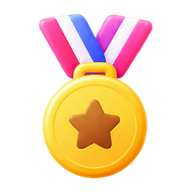
#> input picture harmony/entry/src/main/resources/rawfile/ui/brand-medal.webp, 192 x 192 px
$ python gen-adaptive-icons.py ../harmony/entry/src/main/resources/rawfile/ui/brand-medal.webp ../harmony/entry/src/main/resources/rawfile/ui/category-achievement.webp
#> lines starting #> are read from the running program, lines starting #| are printed output that depends on the picture
# 生成安卓自适应图标（adaptive icon）的前景/背景素材。
#
# 背景：logo 是一张「紫色圆角方块 + 金色勋章」的整图。直接把它塞进
#       ic_launcher_foreground 会出问题 —— 自适应图标只显示画布中央约
#       72/108 的区域，勋章会被放大到撑满、紫底只剩四个角。
# 正确做法：前景只放勋章（透明底、缩进安全区），背景用纯色补齐。
#
# 用法：
#   python scripts/gen-adaptive-icons.py <勋章整图logo.png> <android项目res目录>
# 依赖：pip install pillow
from PIL import Image, ImageDraw
import os
import sys

SRC = sys.argv[1] if len(sys.argv) > 1 else 'logo-1024.png'
RES = sys.argv[2] if len(sys.argv) > 2 else 'android/app/src/main/res'

# ---- 1. 从整图里抠出勋章（去掉紫色底）----
im = Image.open(SRC).convert('RGBA')
#> im is the input picture: PIL image 192x192 RGBA; mean R, G, B, A 155.3, 123.4, 95.3, 93.3
w, h = im.size
#> w = 192; h = 192
px = im.load()
# 采样出现最多的颜色当紫底色
from collections import Counter
c = Counter()
for y in range(0, h, 4):
    for x in range(0, w, 4):
        r, g, b, a = px[x, y]
        if a > 200:
            c[(r, g, b)] += 1
#> after the loop, c = 797 items
TILE_RGB = c.most_common(1)[0][0]
#> TILE_RGB = (249, 245, 250)

# 勋章全是金/黄/米色（R > B），紫底和紫底抗锯齿留下的淡紫边都是 B > R，
# 一个不等式就能把底和「幽灵边」一起干掉。
medal = Image.new('RGBA', (w, h), (0, 0, 0, 0))
#> medal: PIL image 192x192 RGBA; every value is 0
mp = medal.load()
minx, miny, maxx, maxy = w, h, 0, 0
#> minx = 192; miny = 192; maxx = 0; maxy = 0
for y in range(h):
    for x in range(w):
        r, g, b, a = px[x, y]
        if a == 0:
            continue
        if b < r - 8:
            mp[x, y] = (r, g, b, 255)
            minx, miny = min(minx, x), min(miny, y)
            maxx, maxy = max(maxx, x), max(maxy, y)
medal = medal.crop((minx, miny, maxx + 1, maxy + 1))
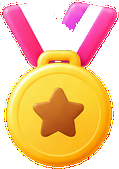
#> medal: PIL image 119x169 RGBA; mean R, G, B, A 147.1, 97.2, 44.9, 155.6; transparent parts drawn white
print(f'勋章裁出: {medal.size[0]}x{medal.size[1]}，紫底 #%02X%02X%02X' % TILE_RGB)
#| 勋章裁出: 119x169，紫底 #F9F5FA

# ---- 2. 前景：108dp 网格，勋章占画布 46% ----
# 46% × 画布 ≈ 可见区(72dp) 的 69%，与原 logo 里勋章占比基本一致；
# 且包围盒半对角 31.9dp < 安全区半径 33dp，任何蒙版都不会裁到。
RATIO = 0.46
GRID = {'mdpi': 108, 'hdpi': 162, 'xhdpi': 216, 'xxhdpi': 324, 'xxxhdpi': 432}
for d, size in GRID.items():
    canvas = Image.new('RGBA', (size, size), (0, 0, 0, 0))
    t = round(size * RATIO)
    m = medal.resize((t, t), Image.LANCZOS)
    canvas.paste(m, ((size - t) // 2, (size - t) // 2), m)
    canvas.save(os.path.join(RES, f'mipmap-{d}', 'ic_launcher_foreground.png'), 'PNG', optimize=True)
#> this loop made 5 passes
#> pass 1, `m = medal.resize((t, t), Image.LANCZOS)`:
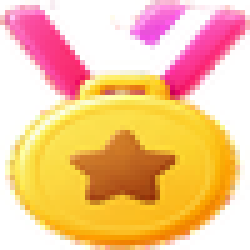
#> m: PIL image 50x50 RGBA (shown 5 times larger); mean R, G, B, A 186.4, 120, 60.1, 155.6; transparent parts drawn white
#> pass 1, `canvas.save(os.path.join(RES, f'mipmap-{d}', 'ic_launcher_foreground.p..`:
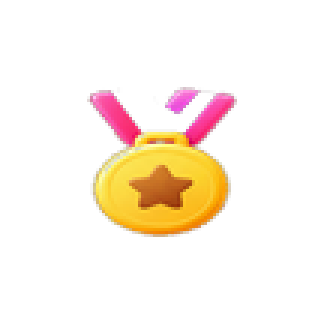
#> saved as ic_launcher_foreground.png: PIL image 108x108 RGBA (shown 3 times larger); mean R, G, B, A 31.6, 20.9, 9.7, 31.9; transparent parts drawn white
#> after the loop:
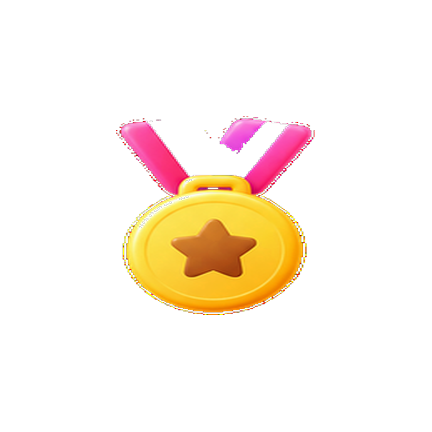
#> canvas: PIL image 432x432 RGBA; mean R, G, B, A 31.2, 20.7, 9.6, 32.3; transparent parts drawn white
#> after the loop:
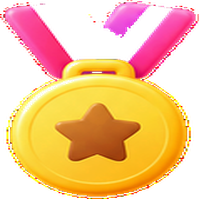
#> m: PIL image 199x199 RGBA; mean R, G, B, A 164.4, 107.3, 52, 155.5; transparent parts drawn white

# ---- 3. 传统图标（Android 8 以下）：整张紫底圆角方块 ----
LEGACY = {'mdpi': 48, 'hdpi': 72, 'xhdpi': 96, 'xxhdpi': 144, 'xxxhdpi': 192}
for d, size in LEGACY.items():
    tile = im.resize((size, size), Image.LANCZOS)
    for name in ('ic_launcher.png', 'ic_launcher_round.png'):
        tile.save(os.path.join(RES, f'mipmap-{d}', name), 'PNG', optimize=True)
#> this loop made 5 passes
#> pass 2, `tile = im.resize((size, size), Image.LANCZOS)`:
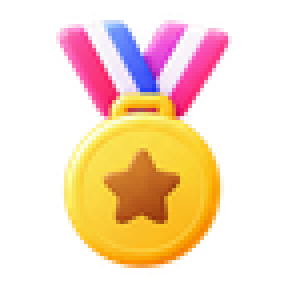
#> tile: PIL image 72x72 RGBA (shown 4 times larger); mean R, G, B, A 101.6, 70.6, 44.3, 93.4; transparent parts drawn white
#> pass 3, `tile = im.resize((size, size), Image.LANCZOS)`:
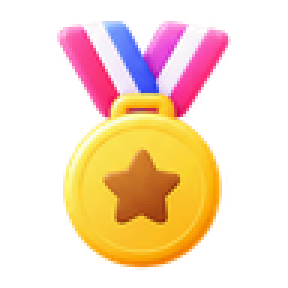
#> tile: PIL image 96x96 RGBA (shown 3 times larger); mean R, G, B, A 97.8, 67.9, 42.6, 93.4; transparent parts drawn white

# ---- 4. 背景色 ----
xml = os.path.join(RES, 'values', 'ic_launcher_background.xml')
with open(xml, 'w', encoding='utf-8') as f:
    f.write(
        '<?xml version="1.0" encoding="utf-8"?>\n<resources>\n'
        '    <!-- 由 scripts/gen-adaptive-icons.py 从 logo 实测生成 -->\n'
        f'    <color name="ic_launcher_background">#%02X%02X%02X</color>\n'
        '</resources>\n' % TILE_RGB
    )
print('完成：前景 / 传统图标 / 背景色已全部写出')

$ run again, on harmony/entry/src/main/resources/rawfile/ui/category-character.webp
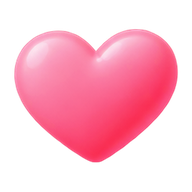
#> input picture harmony/entry/src/main/resources/rawfile/ui/category-character.webp, 192 x 192 px
#> im is the input picture: PIL image 192x192 RGBA; mean R, G, B, A 141.9, 49.6, 67.4, 107.4
#> after the loop `for y in range(0, h, 4):`: c = 758 items
#> TILE_RGB = (250, 143, 177)
#| 勋章裁出: 169x139，紫底 #FA8FB1
#> after the loop `for d, size in GRID.items():`:
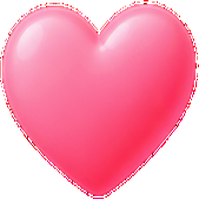
#> m: PIL image 199x199 RGBA; mean R, G, B, A 184.4, 77.1, 104.9, 178; transparent parts drawn white
#> the loop `for d, size in LEGACY.items():` made 5 passes
#> pass 2, `tile = im.resize((size, size), Image.LANCZOS)`:
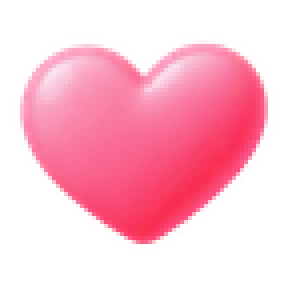
#> tile: PIL image 72x72 RGBA (shown 4 times larger); mean R, G, B, A 119.5, 51.9, 70.1, 107.5; transparent parts drawn white

$ run again, on harmony/entry/src/main/resources/rawfile/ui/category-life.webp
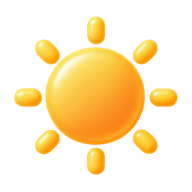
#> input picture harmony/entry/src/main/resources/rawfile/ui/category-life.webp, 192 x 192 px
#> im is the input picture: PIL image 192x192 RGBA; mean R, G, B, A 156.8, 110.3, 18.4, 74.8
#> after the loop `for y in range(0, h, 4):`: c = 617 items
#> TILE_RGB = (251, 191, 63)
#| 勋章裁出: 168x163，紫底 #FBBF3F
#> after the loop `for d, size in GRID.items():`:
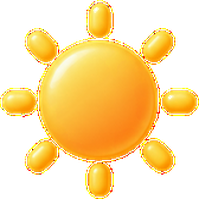
#> m: PIL image 199x199 RGBA; mean R, G, B, A 131.4, 95.9, 25.2, 116.1; transparent parts drawn white
#> the loop `for d, size in LEGACY.items():` made 5 passes
#> pass 3, `tile = im.resize((size, size), Image.LANCZOS)`:
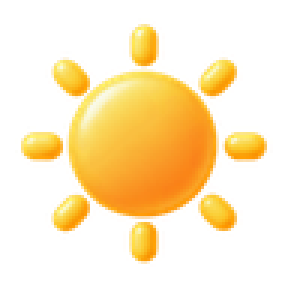
#> tile: PIL image 96x96 RGBA (shown 3 times larger); mean R, G, B, A 92.9, 68.5, 19.2, 74.9; transparent parts drawn white

$ run again, on harmony/entry/src/main/resources/rawfile/ui/category-study.webp
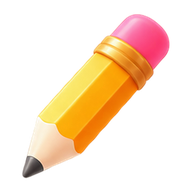
#> input picture harmony/entry/src/main/resources/rawfile/ui/category-study.webp, 192 x 192 px
#> im is the input picture: PIL image 192x192 RGBA; mean R, G, B, A 85.3, 57.2, 32.6, 68.3
#> after the loop `for y in range(0, h, 4):`: c = 573 items
#> TILE_RGB = (251, 163, 5)
#| 勋章裁出: 152x168，紫底 #FBA305
#> the loop `for d, size in LEGACY.items():` made 5 passes
#> pass 3, `tile = im.resize((size, size), Image.LANCZOS)`:
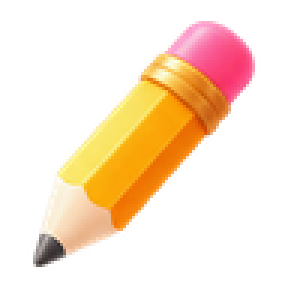
#> tile: PIL image 96x96 RGBA (shown 3 times larger); mean R, G, B, A 74, 49.7, 26.8, 68.4; transparent parts drawn white
